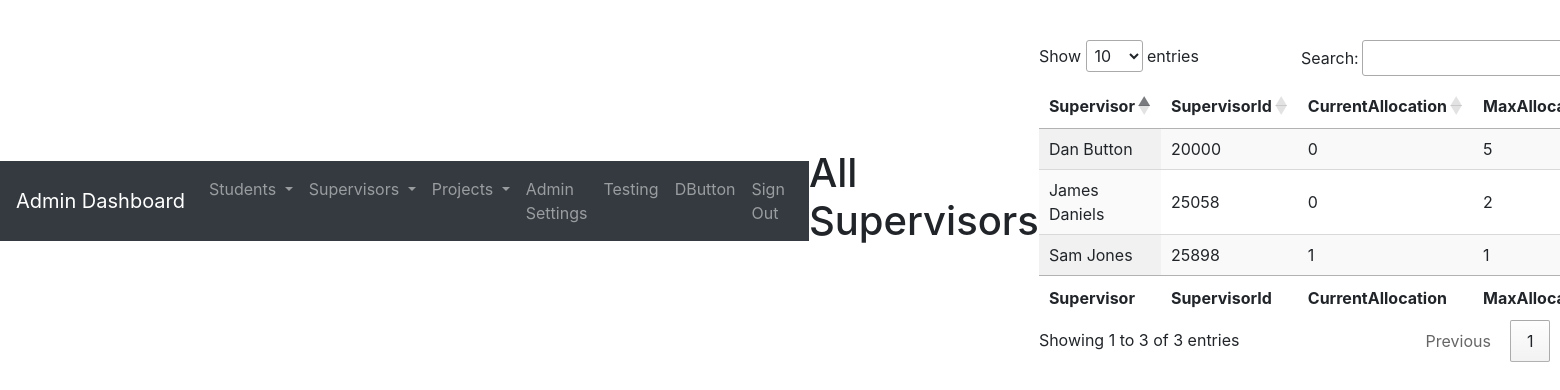
Before: /adminDashboard/allSupervisors.php (signed in) with the older database file.
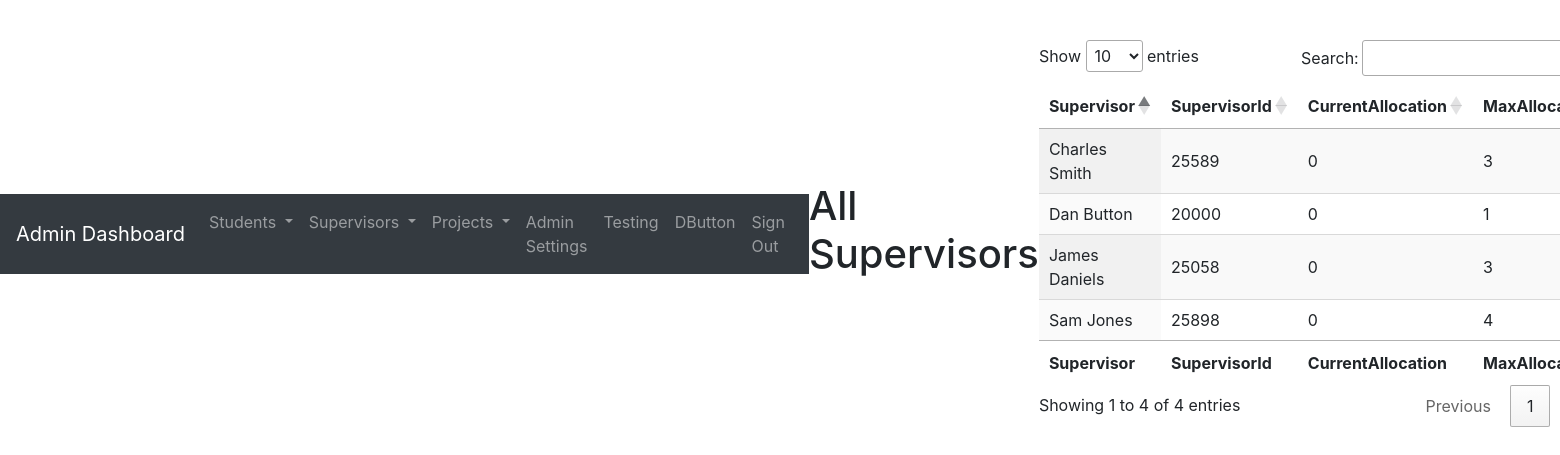
After: the same page with the newer database file.
### tables this page shows
CREATE TABLE `supervisors` (
  `Id` int(11) NOT NULL,
  `FirstName` varchar(20) NOT NULL,
  `LastName` varchar(20) NOT NULL,
  `SupervisorId` int(11) NOT NULL,
  `ProjectIdeas` text,
  `ProjectInterests` text,
  `CurrentAllocation` int(11) NOT NULL DEFAULT '0',
  `MaxAllocation` int(11) NOT NULL
);

### tables/displayAllSupervisors.php (the view, shortened to what this page needs)
<?php
$sql = "SELECT FirstName, LastName, SupervisorId, CurrentAllocation, MaxAllocation FROM supervisors";
$result = $db->query($sql);
while($row = $result->fetch_assoc()) {
    echo '<tr>';
    echo "<td>". $row["FirstName"] . " " . $row["LastName"] . "</td>";
    echo "<td>". $row["SupervisorId"] . "</td>";
    echo "<td>". $row["CurrentAllocation"] . "</td>";
    echo "<td>". $row["MaxAllocation"] . "</td>";
    echo "</tr>";
}
?>

### adminDashboard/allSupervisors.php (shortened to what this page needs)
<?php
   include('../resources/session.php');
?>
<!DOCTYPE html>
<html>
<head>
</head>
<body>
<?php include ('adminNavbar.php'); ?>
<h1>All Supervisors</h1>
<table id="projects" class="display" style="width:100%">
        <thead>
            <tr>
                <th>Supervisor</th>
                <th>SupervisorId</th>
                <th>CurrentAllocation</th>
                <th>MaxAllocation</th>
            </tr>
        </thead>
        <tbody>
            <?php
            include ('../tables/displayAllSupervisors.php');
             ?>
        </tbody>
        <tfoot>
            <tr>
                <th>Supervisor</th>
                <th>SupervisorId</th>
                <th>CurrentAllocation</th>
                <th>MaxAllocation</th>
            </tr>
        </tfoot>
</table>
</body>
</html>

Changed rows visible on the page:
changed supervisors "Dan": MaxAllocation "5" → "1"
changed supervisors "James": MaxAllocation "2" → "3"
changed supervisors "Sam": CurrentAllocation "1" → "0"; MaxAllocation "1" → "4"
added supervisors: FirstName "Charles", LastName "Smith", SupervisorId "25589", CurrentAllocation "0", MaxAllocation "3"
Other visible differences:
text written by a page script: "Show entries Search: Showing 1 to 3 of 3 entries Previous 1" → "Show entries Search: Showing 1 to 4 of 4 entries Previous 1"
